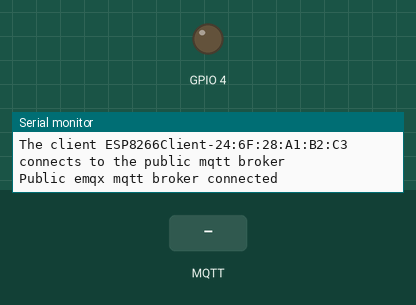
The sketch below on a simulated ESP32. On the bench: output pins drawn as LEDs (lit = HIGH), the last lines printed to the serial monitor. The inputs (shaded band) are chosen by the test bench. WiFi joins after 1.5 s; servers stay silent unless stated; no MQTT or app messages arrive unless stated.

Above: at 2.7 s.
2.8 s: MQTT message "90" arrives on the first subscribed topic
At 3.3 s:
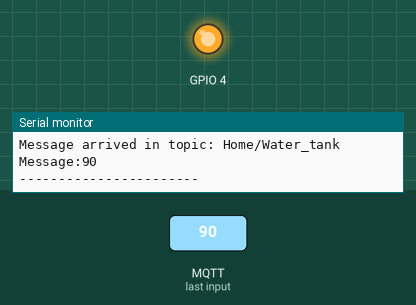
4.3 s: MQTT message "5" arrives on the first subscribed topic
At 5.5 s:
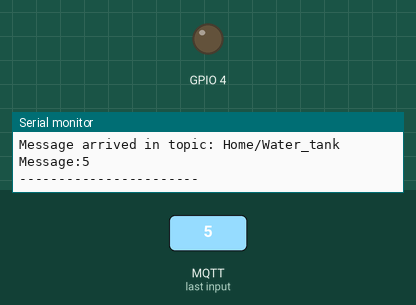
5.8 s: MQTT message "200" arrives on the first subscribed topic
At 7.0 s:
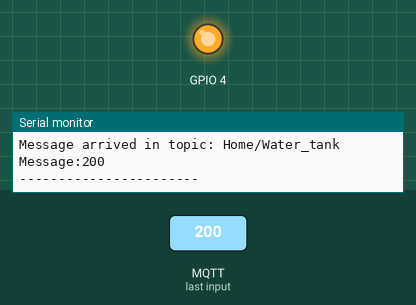
Timing chart, 0 to 8.8 s (numbered marks = the images above; inputs shaded):
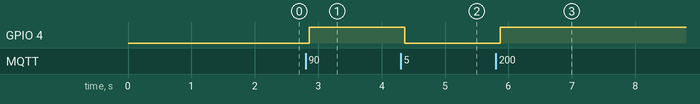

Measured:
- after the input at 2.8 s, GPIO 4: LOW → HIGH after 0.06 s
- after the input at 4.3 s, GPIO 4: HIGH → LOW after 0.06 s
- after the input at 5.8 s, GPIO 4: LOW → HIGH after 0.07 s

The sketch:

subscriber.ino
```cpp
// In the Fluid Level Recognizer project, the subscriber module is vital for receiving and processing data for effective
// fluid level management. This module utilizes an ESP microcontroller (either ESP-32 or ESP8266) to subscribe to data
// from the MQTTHQ server.


#include <WiFi.h>
#include <PubSubClient.h>
#include<WiFiClient.h>

 int cur_level;
 int lev=10;
 int min_level=20;
 int max_level=75;
 char  newChar[7];
const char *ssid = "Redmi Note 8";
const char *password = "Divyansh@1";

const char *mqtt_broker = "public.mqtthq.com";
const char *topic = "Home/Water_tank";
const int mqtt_port = 1883;

WiFiClient espClient;
PubSubClient client(espClient);

void setup() {
  pinMode(4 , OUTPUT);
 Serial.begin(115200);
 WiFi.begin(ssid, password);
 while (WiFi.status() != WL_CONNECTED) {
     delay(500);
     Serial.println("Connecting to WiFi..");
 }
 Serial.println("Connected to the WiFi network");
 client.setServer(mqtt_broker, mqtt_port);
 client.setCallback(callback);
 while (!client.connected()) {
     String client_id = "ESP8266Client-";
     client_id += String(WiFi.macAddress());
     Serial.printf("The client %s connects to the public mqtt broker\n", client_id.c_str());
     if (client.connect(client_id.c_str())) {
         Serial.println("Public emqx mqtt broker connected");
     } else {
         Serial.print("failed with state ");
         Serial.print(client.state());
         delay(2000);
     }
 }
 client.publish(topic, "Hi EMQX I'm ESP32 ^^");
 client.subscribe(topic);
}

 void callback(char *topic, byte *payload, unsigned int length) {
 Serial.print("Message arrived in topic: ");
 Serial.println(topic);
 Serial.print("Message:");
 String pay="";
 for (int i = 0; i < length; i++) {
   pay += (char) payload[i];
    }
    cur_level=pay.toInt();
    Serial.print(cur_level);

  if(cur_level<=min_level){
    digitalWrite(4, LOW);
  } else if(cur_level>=max_level) {
    digitalWrite(4, HIGH);
  }
 Serial.println();
 Serial.println("-----------------------");
}

void loop() {
  client.loop();
  delay(100);
}
```
